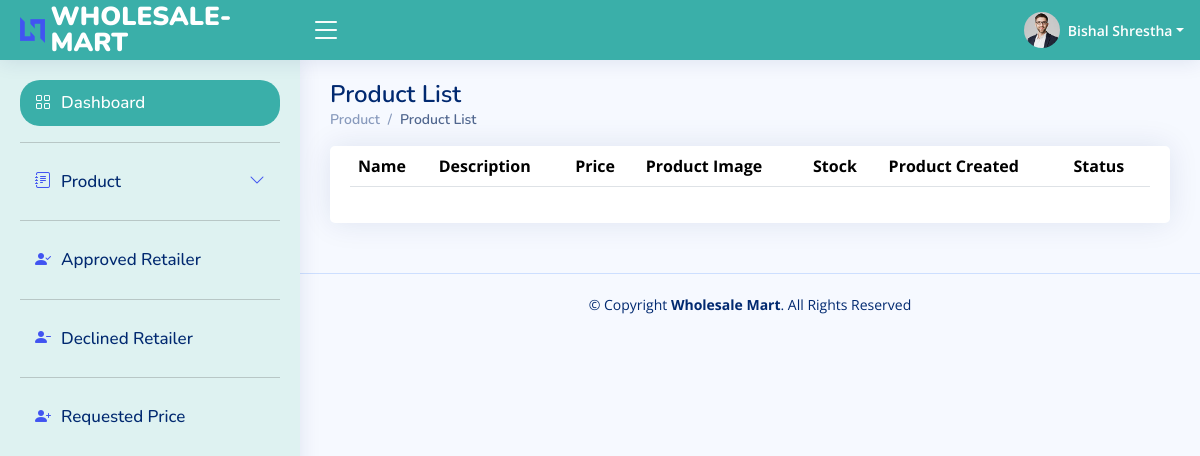
Page /dealer/product_list.php (signed in) on the earlier database version.
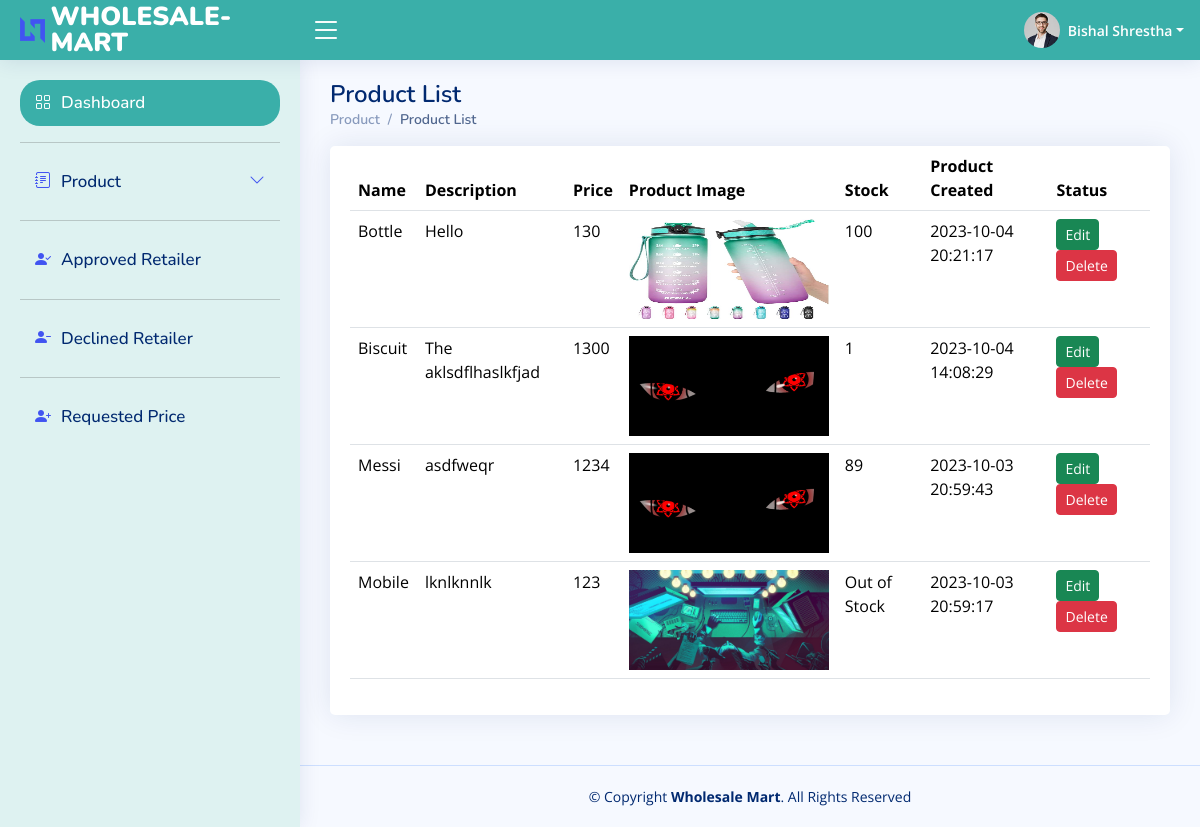
Same page on the later database version.
### tables this page shows
CREATE TABLE `product` (
  `id` int(11) NOT NULL,
  `product_name` varchar(20) NOT NULL,
  `product_description` text NOT NULL,
  `stock` int(100) NOT NULL,
  `status` tinyint(1) NOT NULL DEFAULT 1,
  `created` datetime NOT NULL DEFAULT current_timestamp(),
  `product_image` varchar(255) NOT NULL,
  `price` int(11) NOT NULL,
  `dealer_id` int(11) NOT NULL DEFAULT 1
);

### dealer/product_list.php (the view, shortened to what this page needs)
<?php
require_once('../Model/db.php');
$query = "SELECT * FROM product WHERE dealer_id = " . $_SESSION['user_id'] . " ORDER BY created DESC";
$result = mysqli_query($conn, $query);
?>
<!DOCTYPE html>
<html lang="en">
<?php include '../component/dealer/head.php'; ?>
<body>
    <?php include '../component/dealer/header.php'; ?>
    <?php include '../component/dealer/sidebar.php'; ?>
    <main id="main" class="main">
        <div class="pagetitle">
            <h1>Product List</h1>
            <nav>
                <ol class="breadcrumb">
                    <li class="breadcrumb-item"><a href="index.html">Product</a></li>
                    <li class="breadcrumb-item active">Product List</li>
                </ol>
            </nav>
        </div>
        <section class="section">
            <div class="row">
                <div class="col-lg-12">
                    <div class="card">
                        <div class="card-body">
                            <table class="table datatable">
                                <thead>
                                    <tr>
                                        <th scope="col">Name</th>
                                        <th scope="col">Description</th>
                                        <th scope="col">Price</th>
                                        <th scope="col">Product Image</th>
                                        <th scope="col">Stock</th>
                                        <th scope="col">Product Created</th>
                                        <th scope="col">Status</th>
                                    </tr>
                                </thead>
                                <tbody>
                                    <?php while ($row = mysqli_fetch_assoc($result)) { ?>
                                        <tr>
                                            <td><?= $row['product_name']; ?></td>
                                            <td><?php echo substr($row['product_description'], 0, 150) ?><?php if (strlen($row['product_description']) > 150) {
                                                                                                            } ?> </td>
                                            <td><?= $row['price']; ?></td>
                                            <td><img src="../public/media/productImage/<?= $row['product_image']; ?>" style="width:200px; height:100px;"></td>
                                            <td><span class="status <?php if ($row['stock'] <= 2) {
                                                                        echo "return";
                                                                    } else {
                                                                        echo "delivered";
                                                                    } ?>"><?php if ($row['stock'] == 0) {
                                                                                echo "Out of Stock";
                                                                            } else {
                                                                                echo $row['stock'];
                                                                            } ?></span></td>
                                            <td><?= $row['created']; ?></td>
                                            <td>
                                                <a href="edit_product.php?product_id=<?= $row['id']; ?>">
                                                    <button class="btn btn-sm btn-success">Edit</button>
                                                </a>
                                                <a href="delete_product.php?product_id=<?= $row['id']; ?>">
                                                    <button class="btn btn-sm btn-danger">Delete</button>
                                                </a>
                                            </td>
                                        </tr>
                                    <?php } ?>
                                </tbody>
                            </table>
                        </div>
                    </div>
                </div>
            </div>
        </section>
    </main>
    <?php include '../component/dealer/footer.php'; ?>
</body>
</html>

### component/dealer/head.php (shortened to what this page needs)
<head>
  <link href="../public/assets/vendor/bootstrap/css/bootstrap.min.css" rel="stylesheet">
  <link href="../public/assets/vendor/bootstrap-icons/bootstrap-icons.css" rel="stylesheet">
  <link href="../public/assets/vendor/boxicons/css/boxicons.min.css" rel="stylesheet">
  <link href="../public/assets/vendor/quill/quill.snow.css" rel="stylesheet">
  <link href="../public/assets/vendor/quill/quill.bubble.css" rel="stylesheet">
  <link href="../public/assets/vendor/remixicon/remixicon.css" rel="stylesheet">
  <link href="../public/assets/vendor/simple-datatables/style.css" rel="stylesheet">
  <link href="../public/assets/css/style.css" rel="stylesheet">
</head>

### component/dealer/header.php (shortened to what this page needs)
<header id="header" class="header fixed-top d-flex align-items-center">
    <div class="d-flex align-items-center justify-content-between">
        <a href="../dealer/index.php" class="logo d-flex align-items-center">
            <img src="assets/img/logo.png" alt="" />
            <span class="d-none d-lg-block">WHOLESALE-MART</span>
        </a>
        <i class="bi bi-list toggle-sidebar-btn"></i>
    </div>
    <nav class="header-nav ms-auto">
        <ul class="d-flex align-items-center">
            <li class="nav-item dropdown pe-3">
                <a class="nav-link nav-profile d-flex align-items-center pe-0" href="#" data-bs-toggle="dropdown">
                    <img src="assets/img/profile-img.jpg" alt="<?= $_SESSION['f_name']; ?> <?= $_SESSION['l_name']; ?>" class="rounded-circle" />
                    <span class="d-none d-md-block dropdown-toggle ps-2"><?= $_SESSION['f_name']; ?> <?= $_SESSION['l_name']; ?></span> </a>
            </li>
        </ul>
    </nav>
</header>

### component/dealer/sidebar.php (shortened to what this page needs)
<aside id="sidebar" class="sidebar">
    <ul class="sidebar-nav" id="sidebar-nav">
        <li class="nav-item active">
            <a class="nav-link" href="../dealer/index.php">
                <i class="bi bi-grid"></i>
                <span>Dashboard</span>
            </a>
        </li>
        <hr>
        <li class="nav-item">
            <a class="nav-link collapsed" data-bs-target="#forms-nav" data-bs-toggle="collapse" href="#">
                <i class="bi bi-journal-text"></i><span>Product</span><i class="bi bi-chevron-down ms-auto"></i>
            </a>
        </li>
        <hr>
        <li class="nav-item">
            <a class="nav-link collapsed" href="../dealer/approved_retailer.php">
                <i class="bi bi-person-check-fill"></i><span>Approved Retailer</span>
            </a>
        </li>
        <hr>
        <li class="nav-item">
            <a class="nav-link collapsed" href="../dealer/decline_retailer.php">
                <i class="bi bi-person-dash-fill"></i><span>Declined Retailer</span>
            </a>
        </li>
        <hr>
        <li class="nav-item">
            <a class="nav-link collapsed" href="../dealer/requested_price.php">
                <i class="bi bi-person-plus-fill   "></i><span>Requested Price</span>
            </a>
        </li>
    </ul>
</aside>

### component/dealer/footer.php (shortened to what this page needs)
<footer id="footer" class="footer">
    <div class="copyright">
        &copy; Copyright <strong><span>Wholesale Mart</span></strong>. All Rights Reserved
    </div>
</footer>

### public/assets/css/style.css (style rules this page uses)
:root { scroll-behavior: smooth; }
body { font-family: "Open Sans", sans-serif; background: #f6f9ff; color: #444444; }
a { color: #4154f1; text-decoration: none; }
h1, h2, h3, h4, h5, h6 { font-family: "Nunito", sans-serif; }
#main { margin-top: 60px; padding: 20px 30px; transition: all 0.3s; }
.pagetitle { margin-bottom: 10px; }
.pagetitle h1 { font-size: 24px; margin-bottom: 0; font-weight: 600; color: #012970; }
.card { margin-bottom: 30px; border: none; border-radius: 5px; box-shadow: 0px 0 30px rgba(1, 41, 112, 0.1); }
.card-body { padding: 0 20px 20px 20px; }
.breadcrumb { font-size: 14px; font-family: "Nunito", sans-serif; color: #899bbd; font-weight: 600; }
.breadcrumb a { color: #899bbd; transition: 0.3s; }
.breadcrumb .breadcrumb-item::before { color: #899bbd; }
.breadcrumb .active { color: #51678f; font-weight: 600; }
.logo { line-height: 1; }
@media (min-width: 1200px) { .logo { width: 280px; } }
.logo img { max-height: 26px; margin-right: 6px; }
.logo span { font-size: 26px; font-weight: 900; color: #fff; font-family: "Nunito", sans-serif; }
.header { transition: all 0.5s; z-index: 997; height: 60px; box-shadow: 0px 2px 20px rgba(1, 41, 112, 0.1); background-color: #3AAFA9; padding-left: 20px; }
.header .toggle-sidebar-btn { font-size: 32px; padding-left: 10px; cursor: pointer; color: #fff; }
.header-nav ul { list-style: none; }
.header-nav>ul { margin: 0; padding: 0; }
.header-nav .nav-profile { color: #fff; }
.header-nav .nav-profile img { max-height: 36px; }
.header-nav .nav-profile span { font-size: 14px; font-weight: 600; }
.sidebar { position: fixed; top: 60px; left: 0; bottom: 0; width: 300px; z-index: 996; transition: all 0.3s; padding: 20px; overflow-y: auto; scrollbar-width: thin; scrollbar-color: #aab7cf transparent; box-shadow: 0px 0px 20px rgba(1, 41, 112, 0.1); background-color: #DEF2F1; }
@media (min-width: 1200px) { #main, #footer { margin-left: 300px; } }
.sidebar-nav { padding: 0; margin: 0; list-style: none; }
.sidebar-nav li { padding: 0; margin: 0; list-style: none; }
.sidebar-nav .nav-item { margin-bottom: 5px; }
.sidebar-nav .nav-item.active { background-color: #3AAFA9; border-top-left-radius: 20px; border-bottom-left-radius: 20px; border-top-right-radius: 20px; border-bottom-right-radius: 20px; }
.sidebar-nav .nav-item.active a , .sidebar-nav .nav-item.active i { color: #fff ; }
.sidebar-nav .nav-link { font-family: "Nunito", sans-serif; display: flex; align-items: center; font-size: 17px; font-weight: 500; color: #000; transition: 0.2s; padding: 10px 15px; border-top-left-radius: 20px; border-bottom-left-radius: 20px; border-top-right-radius: 20px; border-bottom-right-radius: 20px; }
.sidebar-nav .nav-link i { font-size: 16px; margin-right: 10px; color: #4154f1; }
.sidebar-nav .nav-link.collapsed { color: #012970; }
.sidebar-nav .nav-link.collapsed i { color: #4154f1; }
.sidebar-nav .nav-link .bi-chevron-down { margin-right: 0; transition: transform 0.2s ease-in-out; }
.footer { padding: 20px 0; font-size: 14px; transition: all 0.3s; border-top: 1px solid #cddfff; }
.footer .copyright { text-align: center; color: #012970; }

Differences in the rows shown:
added product: product_name "Bottle", product_description "Hello", price "130", product_image (picture), stock "100", created "2023-10-04 20:21:17"
added product: product_name "Biscuit", product_description "The aklsdflhaslkfjad", price "1300", product_image (picture), stock "1", created "2023-10-04 14:08:29"
added product: product_name "Messi", product_description "asdfweqr", price "1234", product_image (picture), stock "89", created "2023-10-03 20:59:43"
added product: product_name "Mobile", product_description "lknlknnlk", price "123", product_image (picture), stock "Out of Stock", created "2023-10-03 20:59:17"
